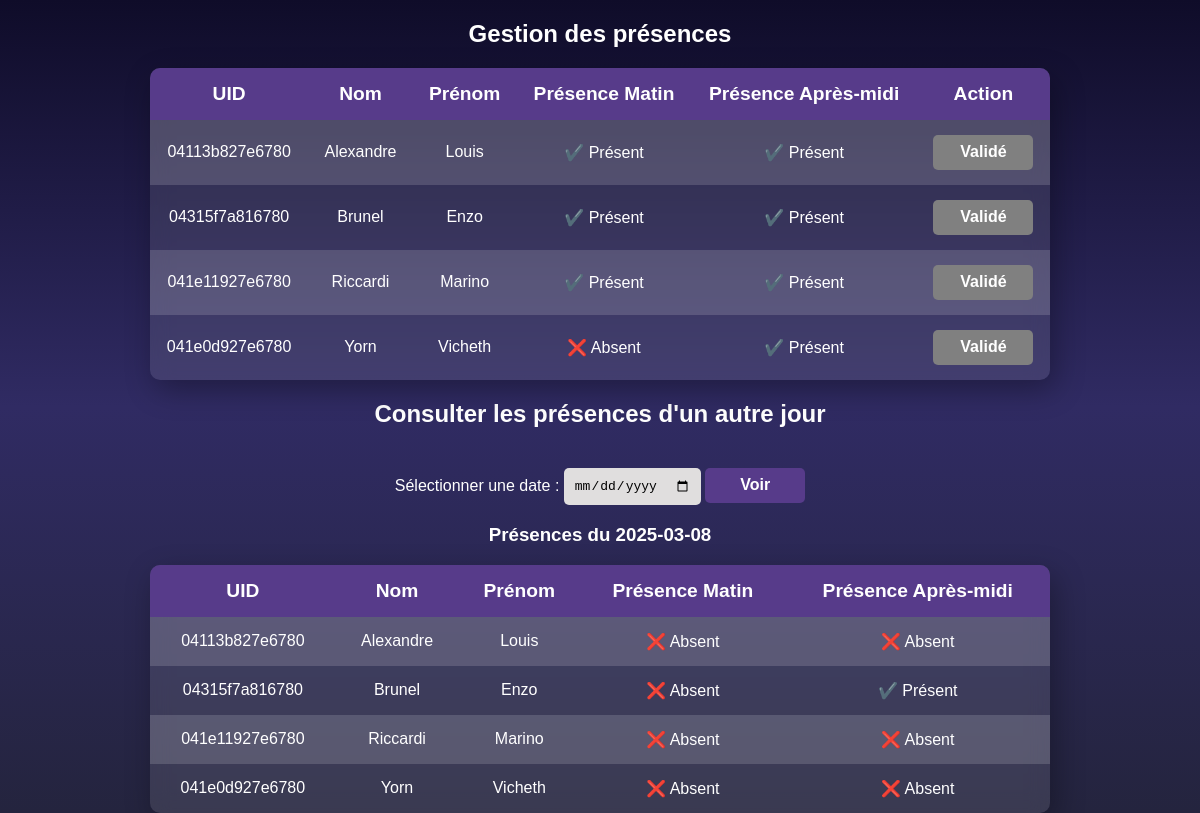
/Professeur.php?date=2025-03-08, run on the app's committed database.
### tables this page shows
CREATE TABLE IF NOT EXISTS `etudiants` (
  `id` int(11) NOT NULL AUTO_INCREMENT,
  `nom` varchar(100) NOT NULL,
  `prenom` varchar(100) NOT NULL,
  `uid` varchar(50) NOT NULL,
  PRIMARY KEY (`id`),
  UNIQUE KEY `uid` (`uid`)
);

### Professeur.php (the view, shortened to what this page needs)
<?php
$servername = "127.0.0.1";
$username = "root";
$password = "";
$dbname = "nosign";
$port = 3307;
$conn = new mysqli($servername, $username, $password, $dbname, $port);
$sql = "SELECT id, uid, nom, prenom FROM etudiants";
$result = $conn->query($sql);
if (isset($_GET['date'])) {
    $selected_date = $_GET['date'];
    $query = "SELECT e.uid, e.nom, e.prenom, p.heure_scan
              FROM etudiants e
              LEFT JOIN presences p ON e.uid = p.uid AND p.date_scan = ?
              ORDER BY e.nom, e.prenom";
    $stmt = $conn->prepare($query);
    $stmt->bind_param("s", $selected_date);
    $stmt->execute();
    $result_presences = $stmt->get_result();
    $presences_par_etudiant = [];
    while ($row = $result_presences->fetch_assoc()) {
        $uid = $row['uid'];
        if (!isset($presences_par_etudiant[$uid])) {
            $presences_par_etudiant[$uid] = [
                'nom' => $row['nom'],
                'prenom' => $row['prenom'],
                'matin' => false,
                'apres_midi' => false
            ];
        }
        if (!is_null($row['heure_scan'])) {
            if ($row['heure_scan'] < '12:00:00') {
                $presences_par_etudiant[$uid]['matin'] = true;
            } else {
                $presences_par_etudiant[$uid]['apres_midi'] = true;
            }
        }
    }
}
?>
<!DOCTYPE html>
<html lang="fr">
<head>
    <link rel="stylesheet" href="styleProf.css">
</head>
<body>
<h2>Gestion des présences</h2>
<table>
    <tr>
        <th>UID</th>
        <th>Nom</th>
        <th>Prénom</th>
        <th>Présence Matin</th>
        <th>Présence Après-midi</th>
        <th>Action</th>
    </tr>
    <?php while ($row = $result->fetch_assoc()): ?>
        <?php
        $uid = $row["uid"];
        $nom = $row["nom"];
        $prenom = $row["prenom"];
        $date_scan = date("Y-m-d");
        $check_sql = "SELECT heure_scan FROM presences WHERE uid = ? AND date_scan = ?";
        $check_stmt = $conn->prepare($check_sql);
        $check_stmt->bind_param("ss", $uid, $date_scan);
        $check_stmt->execute();
        $presence_result = $check_stmt->get_result();
        $est_present_matin = false;
        $est_present_apres_midi = false;
        while ($presence = $presence_result->fetch_assoc()) {
            if ($presence['heure_scan'] < '12:00:00') {
                $est_present_matin = true;
            } else {
                $est_present_apres_midi = true;
            }
        }
        ?>
        <tr>
            <td><?= htmlspecialchars($uid) ?></td>
            <td><?= htmlspecialchars($nom) ?></td>
            <td><?= htmlspecialchars($prenom) ?></td>
            <td><?= $est_present_matin ? "✔️ Présent" : "❌ Absent" ?></td>
            <td><?= $est_present_apres_midi ? "✔️ Présent" : "❌ Absent" ?></td>
            <td>
                <?php if (!$est_present_matin && !$est_present_apres_midi): ?>
                    <form method="POST">
                        <input type="hidden" name="uid" value="<?= htmlspecialchars($uid) ?>">
                        <button type="submit">Présent</button>
                    </form>
                <?php else: ?>
                    <button disabled>Validé</button>
                <?php endif; ?>
            </td>
        </tr>
    <?php endwhile; ?>
</table>
<h2>Consulter les présences d'un autre jour</h2>
<form method="GET">
    <label for="date">Sélectionner une date :</label>
    <input type="date" name="date" id="date" required>
    <button type="submit">Voir</button>
</form>
<?php if (isset($selected_date)): ?>
    <h3>Présences du <?= htmlspecialchars($selected_date) ?></h3>
    <table>
        <tr>
            <th>UID</th>
            <th>Nom</th>
            <th>Prénom</th>
            <th>Présence Matin</th>
            <th>Présence Après-midi</th>
        </tr>
        <?php foreach ($presences_par_etudiant as $uid => $presence): ?>
            <tr>
                <td><?= htmlspecialchars($uid) ?></td>
                <td><?= htmlspecialchars($presence['nom']) ?></td>
                <td><?= htmlspecialchars($presence['prenom']) ?></td>
                <td><?= $presence['matin'] ? "✔️ Présent" : "❌ Absent" ?></td>
                <td><?= $presence['apres_midi'] ? "✔️ Présent" : "❌ Absent" ?></td>
            </tr>
        <?php endforeach; ?>
    </table>
<?php endif; ?>
</body>
</html>

### styleProf.css (style rules this page uses)
body { margin: 0; padding: 0; display: flex; flex-direction: column; align-items: center; min-height: 100vh; font-family: 'Jost', sans-serif; background: linear-gradient(to bottom, #0f0c29, #302b63, #24243e); color: white; }
h2 { color: #ffffff; text-align: center; margin-bottom: 20px; }
table { width: 80%; max-width: 900px; border-collapse: collapse; background: rgba(255, 255, 255, 0.1); backdrop-filter: blur(10px); border-radius: 10px; overflow: hidden; box-shadow: 5px 10px 30px rgba(0, 0, 0, 0.3); }
th, td { padding: 15px; text-align: center; }
th { background: #573b8a; color: white; font-size: 1.2em; }
tr:nth-child(even) { background: rgba(255, 255, 255, 0.15); }
button { width: 100px; height: 35px; color: white; background: #573b8a; font-size: 1em; font-weight: bold; border: none; border-radius: 5px; transition: 0.2s ease-in; cursor: pointer; }
button:disabled { background: gray; cursor: not-allowed; }
form { text-align: center; margin-top: 20px; }
input[type="date"] { padding: 10px; border-radius: 5px; border: none; background: #e0dede; font-size: 1em; }

### data on the page
etudiants: uid "04113b827e6780", nom "Alexandre", prenom "Louis", shows "✔️ Présent"
etudiants: uid "04315f7a816780", nom "Brunel", prenom "Enzo", shows "✔️ Présent"
etudiants: uid "041e11927e6780", nom "Riccardi", prenom "Marino", shows "✔️ Présent"
etudiants: uid "041e0d927e6780", nom "Yorn", prenom "Vicheth", shows "❌ Absent"

### other printed values
$selected_date "2025-03-08"
$uid "04113b827e6780"
$presence['nom'] "Alexandre"
$presence['prenom'] "Louis"
$uid "04315f7a816780"
$presence['nom'] "Brunel"
$presence['prenom'] "Enzo"
$uid "041e11927e6780"
$presence['nom'] "Riccardi"
$presence['prenom'] "Marino"
$presence['nom'] "Yorn"
$presence['prenom'] "Vicheth"
